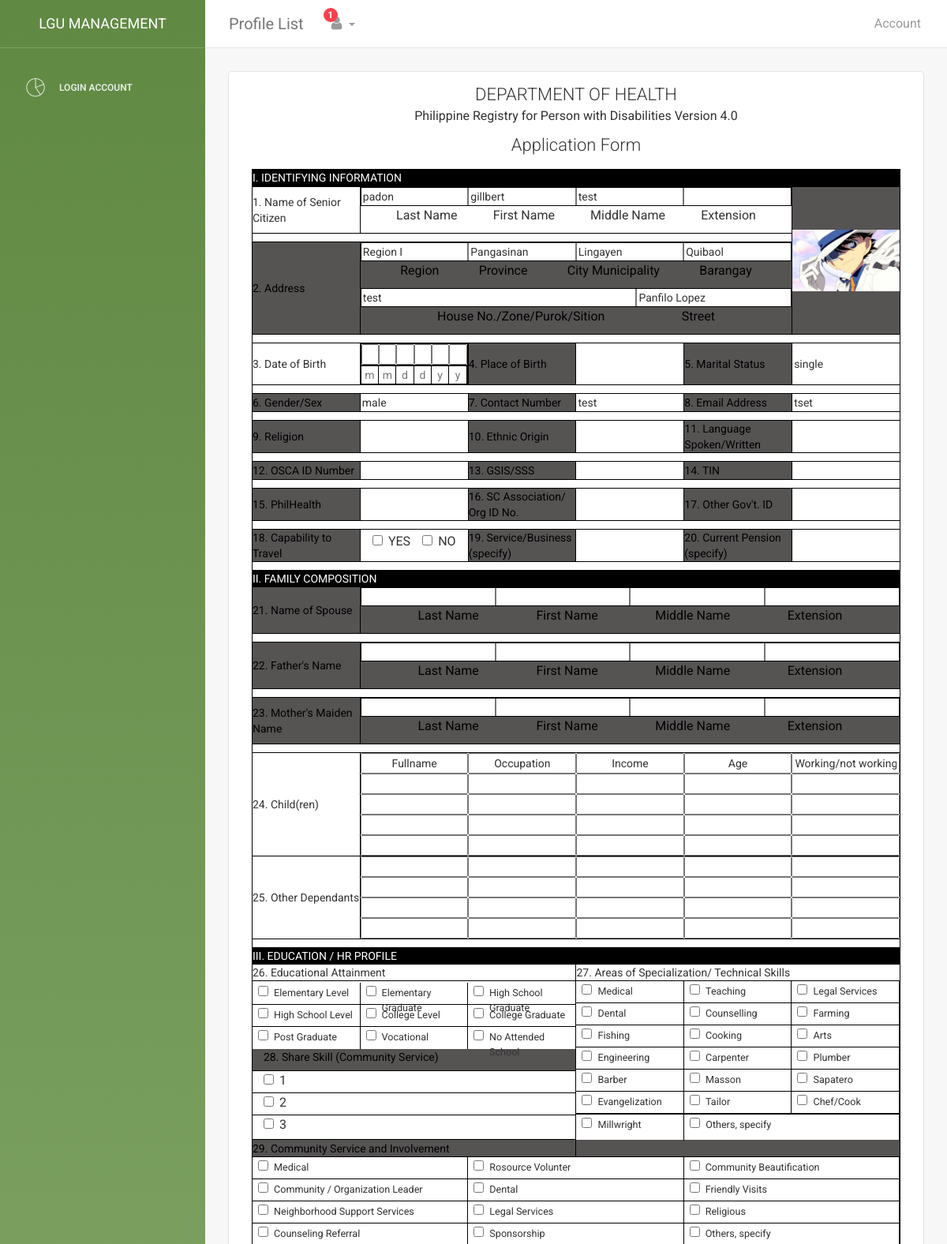
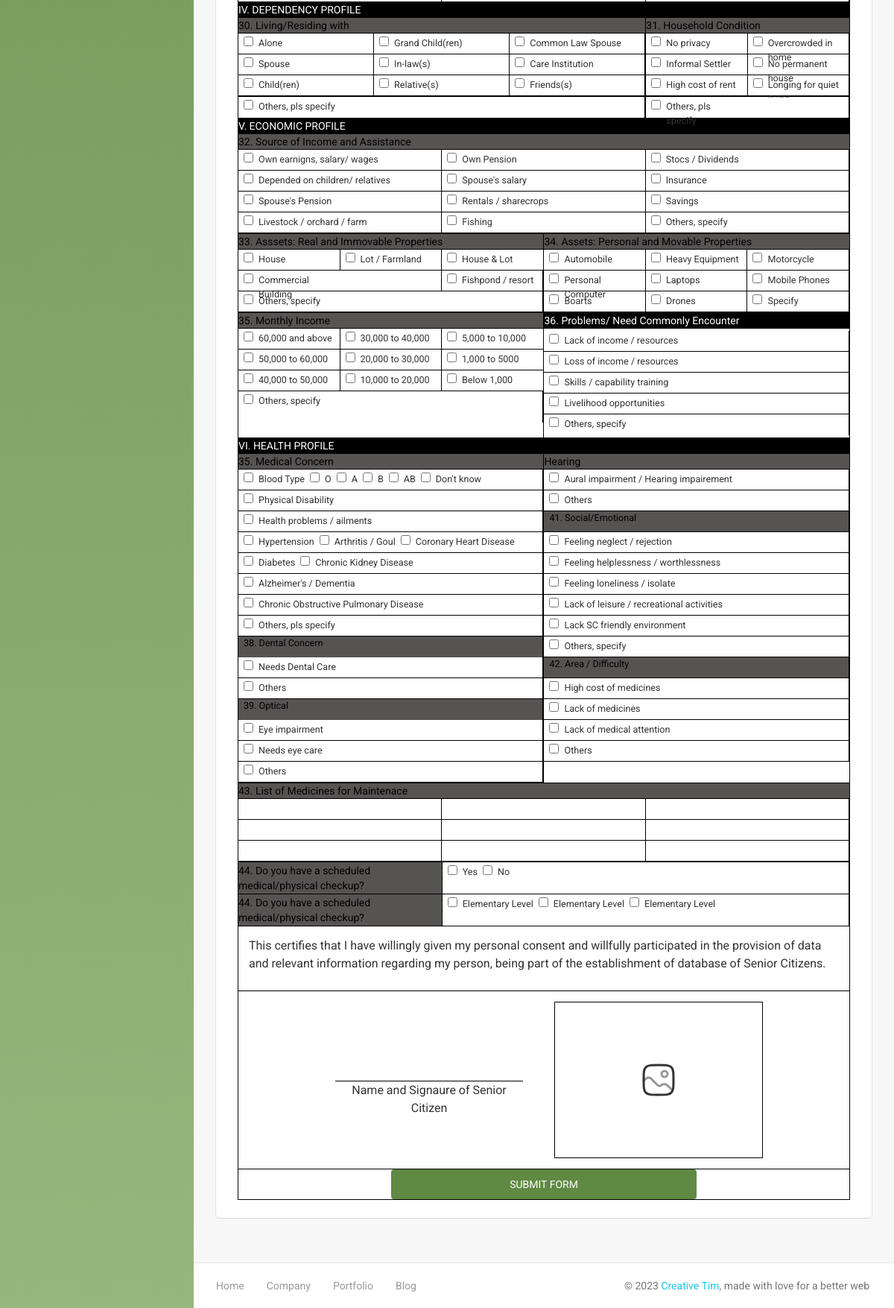
The app's page /LGU/table_senior.php?id=hkvhms0sq85 with its own data (2 pictures, top to bottom).
### tables this page shows
CREATE TABLE `verified` (
  `id` int(11) NOT NULL,
  `fname` varchar(45) DEFAULT NULL,
  `mi` varchar(5) DEFAULT NULL,
  `lname` varchar(45) DEFAULT NULL,
  `email` varchar(45) DEFAULT NULL,
  `bdate` varchar(20) DEFAULT NULL,
  `status_rs` varchar(20) DEFAULT NULL,
  `gender` varchar(20) DEFAULT 'Male',
  `address` varchar(100) DEFAULT NULL,
  `number` varchar(15) DEFAULT NULL,
  `valid_id` varchar(200) DEFAULT NULL,
  `app_id` varchar(15) DEFAULT NULL,
  `photo` varchar(200) DEFAULT NULL,
  `conditions` varchar(20) DEFAULT NULL,
  `nationality` varchar(45) NOT NULL DEFAULT 'Pilipino',
  `family_name` varchar(45) DEFAULT NULL,
  `family_contact` varchar(15) DEFAULT NULL,
  `brgy` varchar(45) DEFAULT 'Tiniguiban'
);

CREATE TABLE `address` (
  `user_id` varchar(45) DEFAULT NULL,
  `brgy` varchar(45) DEFAULT NULL,
  `street` varchar(45) DEFAULT NULL,
  `house` varchar(45) DEFAULT NULL
);

### LGU/table_senior.php (the view, shortened to what the rows shown need)
<?php
include('./backend/connection.php');
$id = $_GET['id'];
$query = "SELECT v.*, a.street, a.house from verified v Inner join address a on v.app_id = a.user_id where v.app_id = '$id' limit 1";
$result = mysqli_query($conn,$query);
if($result){
    if(mysqli_num_rows($result)>0){
        $assoc = mysqli_fetch_assoc($result);
        extract($assoc);
    }else{
        echo mysqli_error($conn);
    }
}else{
    echo mysqli_error($conn);
}
?>
<!doctype html>
<html lang="en">
<head>
    <link href="assets/css/bootstrap.min.css" rel="stylesheet" />
    <link href="assets/css/animate.min.css" rel="stylesheet"/>
    <link href="assets/css/light-bootstrap-dashboard.css?v=1.4.0" rel="stylesheet"/>
    <link href="assets/css/demo.css" rel="stylesheet" />
    <link href="assets/css/confirmation.css" rel="stylesheet" />
    <link href="assets/css/senior.css" rel="stylesheet" />
    <link href="http://maxcdn.bootstrapcdn.com/font-awesome/4.2.0/css/font-awesome.min.css" rel="stylesheet">
    <link href="assets/css/pe-icon-7-stroke.css" rel="stylesheet" />
</head>
<body>
<div class="wrapper">
    <div class="main-panel">
        <div class="content">
            <div class="container-fluid">
                <div class="row">
                    <div class="col-md-12">
                        <div class="card " style="padding: 1em;">
                            <div class="content maincontent">
                                <table>
                                    <tr>
                                        <td colspan="4">
                                            <div class="inputs">
                                                <input type="text" class="noleft notop nobottom" id="lname" value="<?php echo $lname; ?>" >
                                                <input type="text" class="noleft notop nobottom" id="fname" value="<?php echo $fname; ?>">
                                                <input type="text" class="noleft notop nobottom" id="mname" value="<?php echo $mi; ?>">
                                                <input type="text" class="noleft notop nobottom noright" id="ext">
                                            </div>
                                        </td>
                                    </tr>
                                    <tr>
                                        <td colspan="4">
                                            <div class="inputs">
                                                <input type="text" class="noleft notop nobottom" id="region" value="<?php echo "Region I"; ?>">
                                                <input type="text" class="noleft notop nobottom" id="province" value="<?php echo "Pangasinan"; ?>">
                                                <input type="text" class="noleft notop nobottom" id="municipality" value="<?php echo "Lingayen"; ?>">
                                                <input type="text" class="noleft notop nobottom noright" id="brgy" value="<?php echo $brgy; ?>">
                                            </div>
                                            <div class="inputs">
                                                <input type="text" class="noleft notop nobottom" style="width: 180%;" id="house" value="<?php echo $house; ?>">
                                                <input type="text" class="noleft notop nobottom noright" id="street" value="<?php echo $street; ?>">
                                            </div>
                                        </td>
                                    </tr>
                                    <tr>
                                        <td>
                                            <input type="text" class="inputs nobottom noleft noright notop" id="status" value="<?php echo $status_rs; ?>">
                                        </td>
                                    </tr>
                                    <tr>
                                        <td>
                                            <input type="text" class="inputs nobottom noleft noright notop" id="sex" value="<?php echo $gender; ?>">
                                        </td>
                                        <td>
                                            <input type="text" class="inputs nobottom noleft noright notop" id="contact" value="<?php echo $number; ?>">
                                        </td>
                                        <td>
                                            <input type="text" class="inputs nobottom noleft noright notop" id="email" value="<?php echo $email; ?>">
                                        </td>
                                    </tr>
                                </table>
                            </div>
                        </div>
                    </div>
                </div>
            </div>
        </div>
    </div>
</div>
</body>
</html>

### records on screen
verified: lname "padon", fname "gillbert", mi "test", brgy "Quibaol", house "test", street "Panfilo Lopez", status_rs "single", gender "male", number "test", email "tset"

### other values on screen
$num "1"
